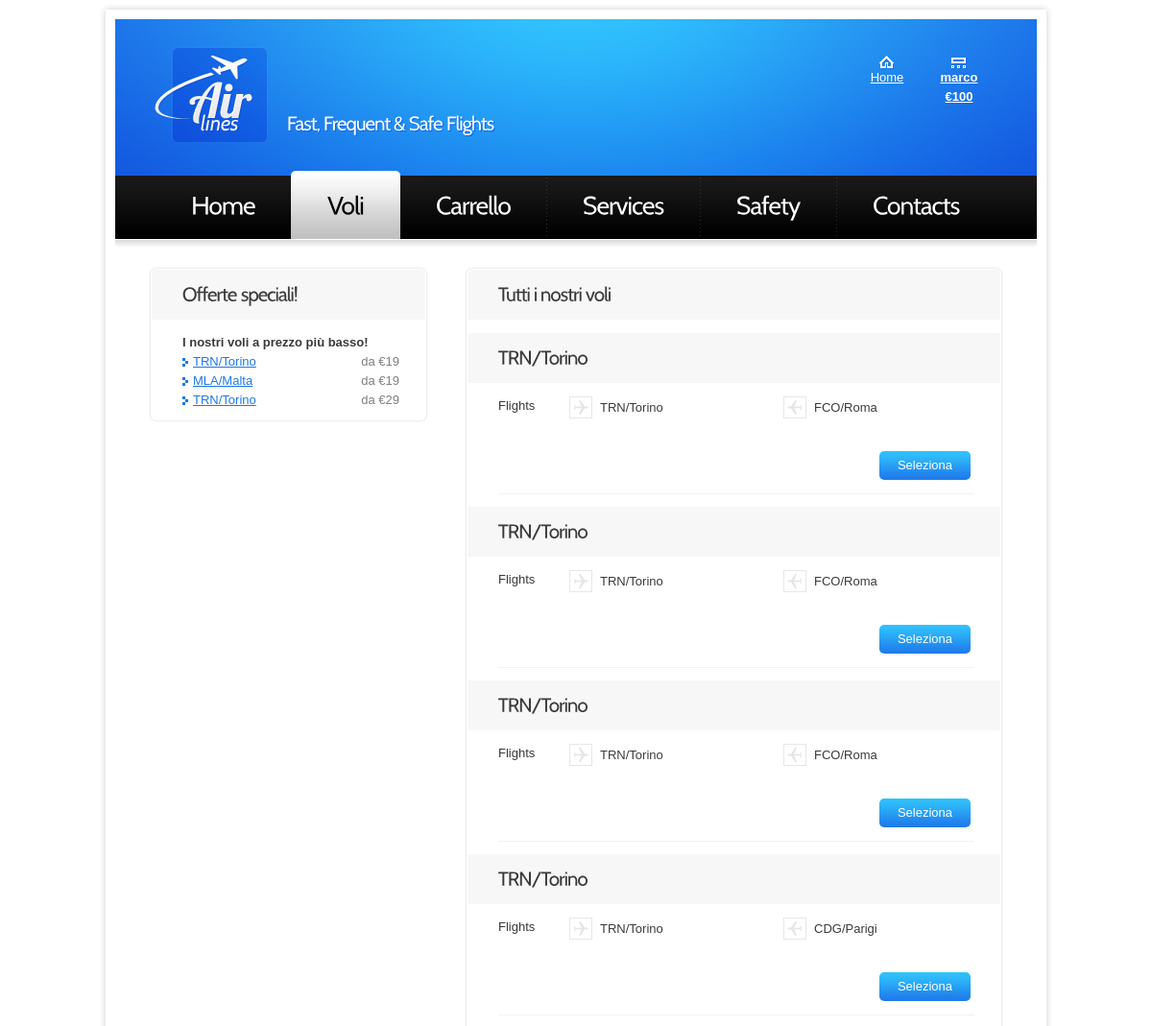
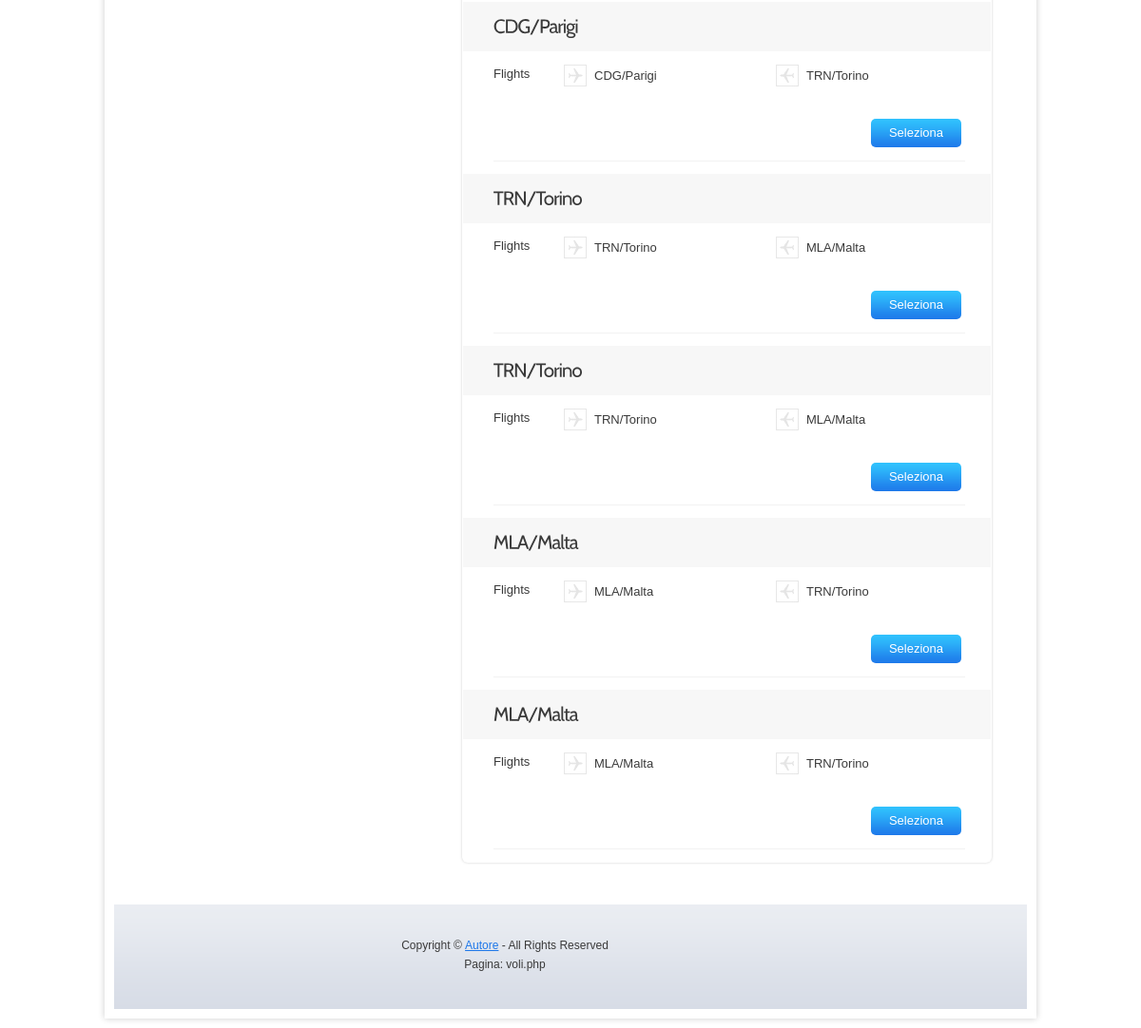
/voli.php (signed in), run on the app's committed database (2 pictures, top to bottom).
### tables this page shows
CREATE TABLE `fly` (
  `fid` INT UNSIGNED NOT NULL AUTO_INCREMENT,
  `fsrc` VARCHAR(16) NOT NULL,
  `fdst` VARCHAR(16) NOT NULL,
  `fday` DATE NOT NULL,
  `ftsrc` TIME NOT NULL,
  `ftdst` TIME NOT NULL,
  `fseat` SMALLINT UNSIGNED NOT NULL,
  `fprice` SMALLINT UNSIGNED NOT NULL,
  PRIMARY KEY (`fid`)
);

### Flight.php (called while the page is built, shortened)
<?php
class Flight {
    function __construct() {
        $this->db = $this->dbConnect();
    }
    private function dbConnect() {
        $db = new mysqli(DB_HOST, DB_USER, DB_PASSWORD, DB_DATABASE);
        return $db;
    }
    public function index(){
        $get_all_flights_query = "SELECT * FROM fly";
        $res = mysqli_query($this->db,$get_all_flights_query);
        $flights = array();
        while ($flight = $res->fetch_assoc()) {
            array_push($flights, $flight);
        }
        return $flights;
    }
    public function top_offers($limit = 3){
        $get_lowest_flights_query = "SELECT * FROM fly ORDER BY fprice ASC LIMIT " . $limit ;
        $res = mysqli_query($this->db,$get_lowest_flights_query);
        $flights = array();
        while ($flight = $res->fetch_assoc()) {
            array_push($flights, $flight);
        }
        return $flights;
    }
}

### voli.php (the view, shortened to what this page needs)
<?php
    include_once('Flight.php');
    $flight_manager = new Flight();
?>
<!DOCTYPE html>
<html lang="en">
<head>
    <?php require_once('head_imports.php') ?>
</head>
<body id="page3">
<div class="main">
    <header>
        <div class="wrapper">
            <h1><a href="home.php" id="logo">VolareWeb</a></h1>
            <span id="slogan">Fast, Frequent &amp; Safe Flights</span>
            <nav id="top_nav">
                <?php include_once ('top_nav.php')?>
            </nav>
        </div>
        <nav>
            <ul id="menu">
                <li><a href="home.php"><span><span>Home</span></span></a></li>
                <li id="menu_active"><a href="voli.php"><span><span>Voli</span></span></a></li>
                <li><a href="carrello.php"><span><span>Carrello</span></span></a></li>
                <li><a href="services.html"><span><span>Services</span></span></a></li>
                <li><a href="safety.html"><span><span>Safety</span></span></a></li>
                <li class="end"><a href="contacts.html"><span><span>Contacts</span></span></a></li>
            </ul>
        </nav>
    </header>
    <section id="content">
        <div class="wrapper pad1">
            <article class="col1">
                <div class="box1">
                    <h2 class="top">Offerte speciali!</h2>
                    <div class="pad"> <strong>I nostri voli a prezzo più basso!</strong><br>
                        <ul class="pad_bot1 list1">
                            <?php
                            $low_price_flights = $flight_manager->top_offers(3);
                            foreach ($low_price_flights as $flight) : ?>
                                <form id="form_5" action="volo.php" class="form_5" method="post">
                                    <li><span class="right color1">da &euro;<?php echo $flight['fprice']?></span><a href="volo.php" onclick="document.forms[0].submit();return false;"><?php echo $flight['fsrc']?></a></li>
                                </form>
                            <?php endforeach; ?>
                        </ul>
                    </div>
                </div>
            </article>
            <article class="col2">
                <div class="box1">
                    <h2 class="top">Tutti i nostri voli</h2>
                    <?php
                    $all_flights = $flight_manager->index();
                    foreach ($all_flights as $flight) : ?>
                    <div class="content">
                        <div class="tab-content" id="Flight">
                            <form id="form_5" action="volo.php" class="form_5" method="post">
                                <div>
                                    <div class="wrapper">
                                        <h2><?php echo $flight['fsrc']?></h2>
                                    </div>
                                    <div class="pad">
                                        <div class="wrapper under"> <span class="left">Flights</span>
                                            <div class="cols marg_right1">
                                                <h6><?php echo $flight['fsrc']?></h6>
                                            </div>
                                            <div class="cols">
                                                <h5><?php echo $flight['fdst']?></h5>
                                            </div>
                                            <span class="right relative">
                                                <input class="button_blue" type="submit" name="details" value="Seleziona" />
                                            </span>
                                        </div>
                                        </div>
                                    </div>
                                </div>
                        </div>
                        <?php endforeach; ?>
                </div>
            </article>
        </div>
    </section>
    <footer>
        <?php include_once('footer.php') ?>
    </footer>
</div>
</body>
</html>

### css/layout.css (style rules this page uses)
.col1, .col2, .col3, .cols { float:left }
.col1 { padding-left:37px; width:287px }
.col2 { padding-left:42px; width:557px }
.cols { width:263px }

### css/style.css (style rules this page uses)
article, aside, audio, canvas, command, datalist, details, embed, figcaption, figure, footer, header, hgroup, keygen, meter, nav, output, progress, section, source, video { display:block }
.left { float:left }
.right { float:right }
.wrapper { width:100%; overflow:hidden }
.relative { position:relative }
body { border:0; font:13px Arial, Helvetica, sans-serif; color:#3a3a3a; line-height:20px; min-width:980px; padding:10px 0 }
.main { margin:0 auto; width:960px; padding:10px; background:#fff; box-shadow:0 0 7px rgba(0, 0, 0, .2); -moz-box-shadow:0 0 7px rgba(0, 0, 0, .2); -webkit-box-shadow:0 0 7px rgba(0, 0, 0, .2); position:relative }
a { color:#1d77e9; text-decoration:underline; outline:none }
h1 { padding:27px 0 0 41px; float:left }
h2 { font-size:20px; line-height:1.2em; padding:12px 32px 16px 32px; margin-bottom:14px; background:#f7f7f7; position:relative; letter-spacing:-1px }
h2.top { border-radius:6px 6px 0 0; -moz-border-radius:6px 6px 0 0; -webkit-border-radius:6px 6px 0 0 }
header { height:230px; width:100%; overflow:hidden; background:url(../images/bg_top.jpg) 0 0 no-repeat }
#logo { display:block; background:url(../images/logo.png) 0 0 no-repeat; width:120px; height:104px; text-indent:-9999px }
#slogan { font-size:20px; line-height:1.2em; color:#fff; float:left; padding:95px 0 0 18px; letter-spacing:-1px }
#top_nav { float:right; padding:38px 56px 0 0 }
#menu { padding:27px 0 0 42px }
#menu li { float:left; margin-left:-1px; background:url(../images/menu_line.gif) bottom right no-repeat }
#menu .end { background:none }
#menu li a { display:block; height:71px; font-size:26px; line-height:71px; color:#fff; text-decoration:none; letter-spacing:-1px }
#menu li a span { display:block }
#menu li a span span { padding:0 32px; margin:0 6px }
#menu li a:hover, #menu #menu_active a { background:url(../images/menu_left.png) top left no-repeat; color:#000 }
#menu li a:hover span, #menu #menu_active a span { background:url(../images/menu_right.png) top right no-repeat }
#menu li a:hover span span, #menu #menu_active a span span { background:url(../images/menu_bg.gif) top repeat-x }
#content { width:100%; overflow:hidden; padding-bottom:14px }
.pad1 { padding:30px 0; background:url(../images/bg_top2.jpg) 0 0 no-repeat }
.pad { padding:0 27px 0 32px }
.pad_bot1 { padding-bottom:10px }
.marg_right1 { margin-right:31px }
.button_blue { display:inline-block; font-size:13px; color:#fff; text-decoration:none; line-height:28px; height:30px; padding:0 19px; background:url(../images/button_1.gif) 0 0px repeat-x #1d77e9; border-radius:5px; -moz-border-radius:5px; -webkit-border-radius:5px; position:relative; cursor:pointer }
.box1 { background:#fff; border-radius:6px; -moz-border-radius:6px; -webkit-border-radius:6px; box-shadow:0 0 3px #d0d0d0; -moz-box-shadow:0 0 3px #d0d0d0; -webkit-box-shadow:0 0 3px #d0d0d0; position:relative; padding:1px }
.color1 { color:#7f7f7f }
.list1 li { width:100%; overflow:hidden }
.list1 li a { padding-left:11px; background:url(../images/marker_1.gif) 0 4px no-repeat }
footer { padding:33px 0 37px 70px; background:url(../images/bg_footer.gif) top repeat-x #d7dce6; font-size:12px; color:#3a3a3a }
.form_5 .right.relative { margin-top:16px; margin-right:4px }
.form_5 .left { width:74px }
.form_5 .under { border-bottom:1px solid #f2f2f2; padding-bottom:14px; margin-bottom:13px }
.form_5 .cols { width:196px }
.form_5 .marg_right1 { margin-right:27px }
.form_5 h6 { line-height:23px; padding-left:32px; background:url(../images/marker_3.gif) 0 0 no-repeat; font-weight:normal; padding-bottom:18px }
.form_5 h5 { line-height:23px; padding-left:32px; background:url(../images/marker_4.gif) 0 0 no-repeat; font-weight:normal; padding-bottom:18px }

### data on the page
fly: fprice "19", fsrc "TRN/Torino", fdst "MLA/Malta"
fly: fprice "19", fsrc "MLA/Malta", fdst "TRN/Torino"
fly: fprice "29", fsrc "TRN/Torino", fdst "MLA/Malta"
fly: fsrc "TRN/Torino", fdst "FCO/Roma"
fly: fsrc "TRN/Torino", fdst "FCO/Roma"
fly: fsrc "TRN/Torino", fdst "FCO/Roma"
fly: fsrc "TRN/Torino", fdst "CDG/Parigi"
fly: fsrc "CDG/Parigi", fdst "TRN/Torino"
fly: fsrc "MLA/Malta", fdst "TRN/Torino"

### other printed values
$current_user->getUserName() "marco"
$current_user->getMoney() "100"
AUTHOR_NAME "Autore"
basename($_SERVER['PHP_SELF']) "voli.php"
